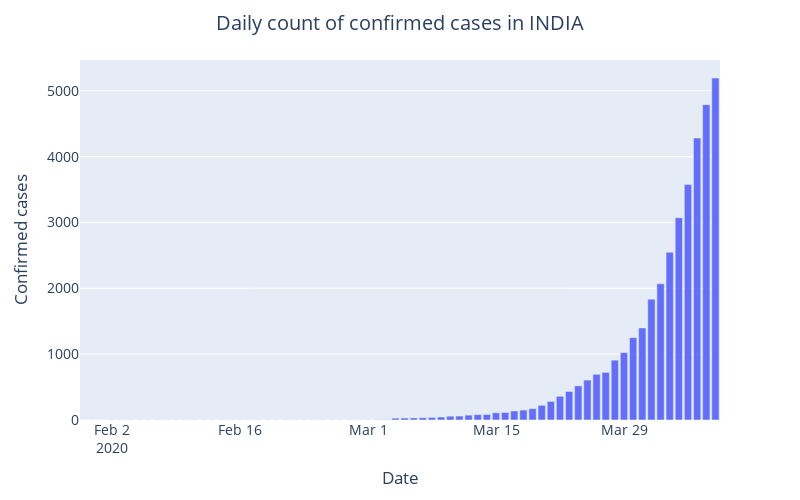
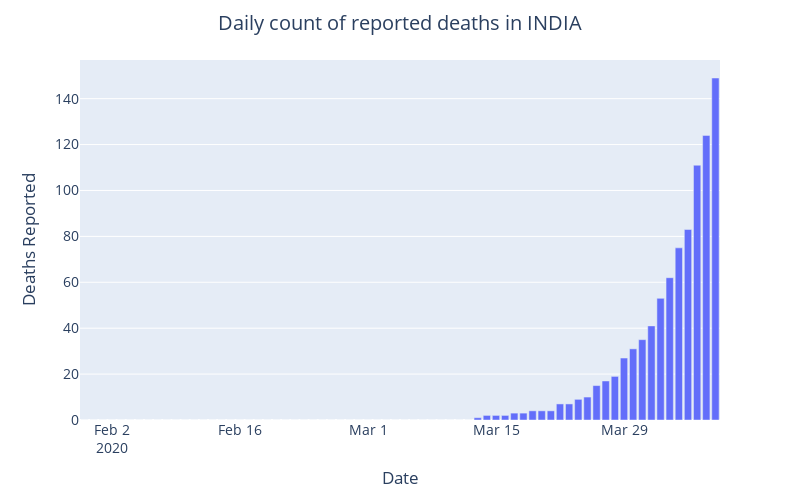
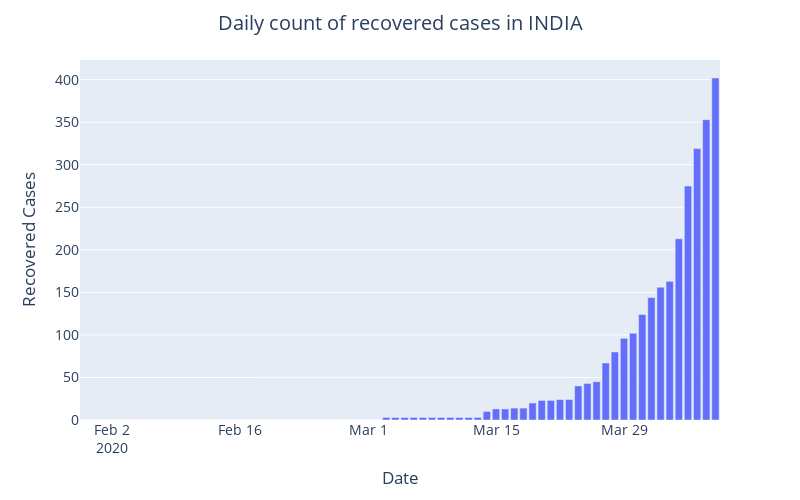

The code cell stored with these charts, in order, in its notebook:
### Code cell
# cases over time - confirmed vs deaths
plotDailyReportedCasesOverTime(date_wise_data, "INDIA")
